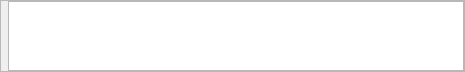
<?xml version="1.0" encoding="UTF-8"?>
<ui version="4.0">
 <class>MotionErrorElement</class>
 <widget class="QWidget" name="MotionErrorElement">
  <property name="geometry">
   <rect>
    <x>0</x>
    <y>0</y>
    <width>465</width>
    <height>58</height>
   </rect>
  </property>
  <property name="sizePolicy">
   <sizepolicy hsizetype="Preferred" vsizetype="Fixed">
    <horstretch>0</horstretch>
    <verstretch>0</verstretch>
   </sizepolicy>
  </property>
  <property name="maximumSize">
   <size>
    <width>16777215</width>
    <height>194</height>
   </size>
  </property>
  <property name="windowTitle">
   <string>Form</string>
  </property>
  <layout class="QHBoxLayout" name="horizontalLayout_2">
   <property name="spacing">
    <number>0</number>
   </property>
   <property name="margin">
    <number>0</number>
   </property>
   <item>
    <widget class="QFrame" name="frame">
     <property name="frameShape">
      <enum>QFrame::StyledPanel</enum>
     </property>
     <property name="frameShadow">
      <enum>QFrame::Raised</enum>
     </property>
     <layout class="QHBoxLayout" name="horizontalLayout">
      <property name="spacing">
       <number>0</number>
      </property>
      <property name="margin">
       <number>0</number>
      </property>
      <item>
       <widget class="QLabel" name="iconLabel">
        <property name="text">
         <string/>
        </property>
       </widget>
      </item>
      <item>
       <widget class="QTextBrowser" name="errorText"/>
      </item>
     </layout>
    </widget>
   </item>
  </layout>
 </widget>
 <resources/>
 <connections/>
</ui>
